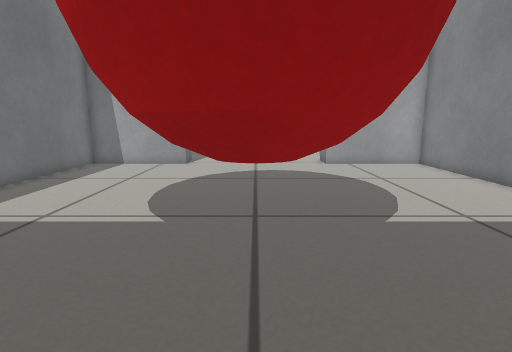
[1] (above)

13 first-person views from a walk through a robot-simulator world made for Gazebo. The camera is 0.44 m above the floor, tilts 10° down and sees 80° across. The floor is counted in squares, 0.2 m on a side. Each view is taken from the middle of a square. On the plan, view 1 faces up. The plan holds only what a view shows up to about 18 squares ahead; the rest is blank. Robots are left out.

[2]
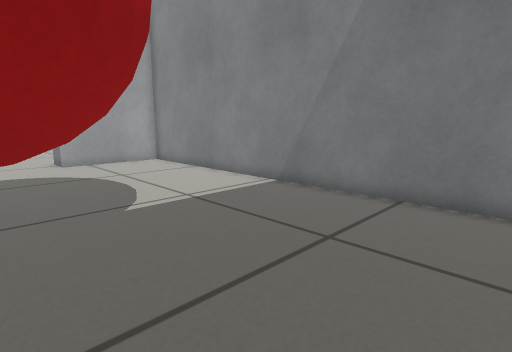

[3]
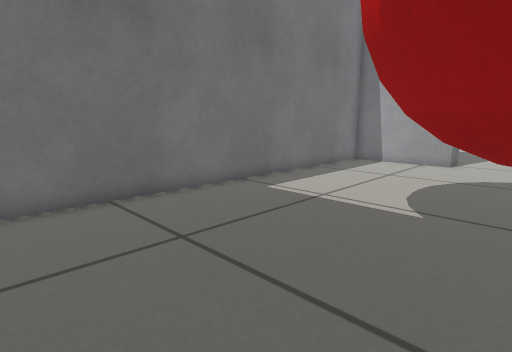

[4]
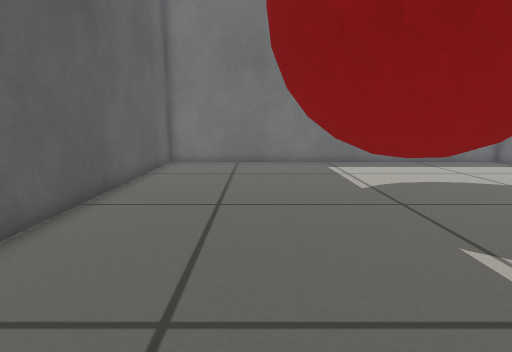

[5]
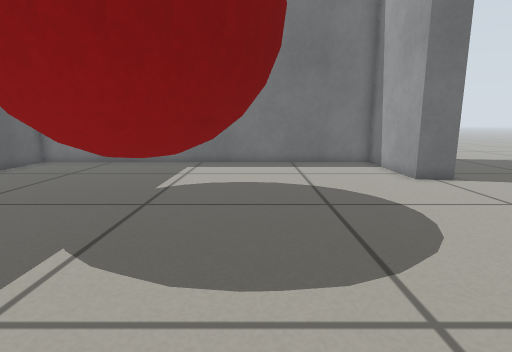

[6]
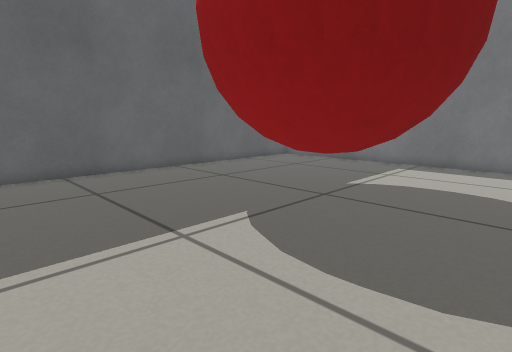

[7]
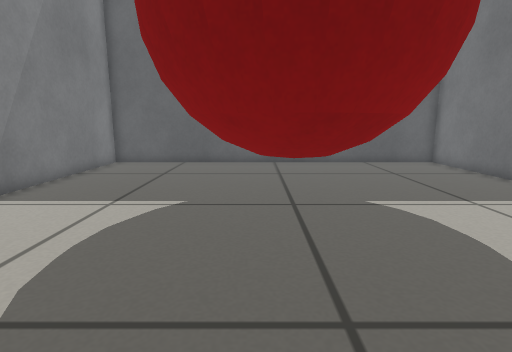

[8]
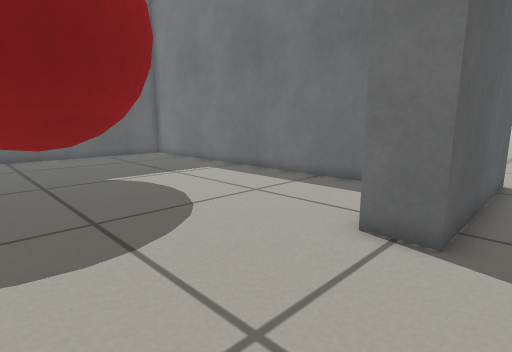

[9]
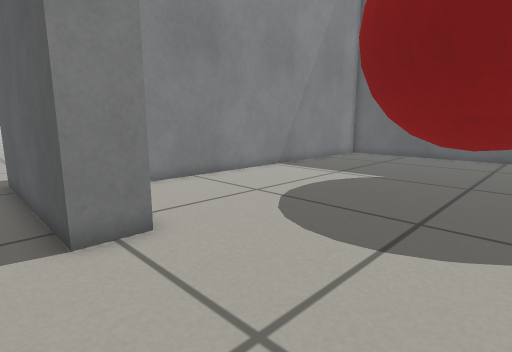

[10]
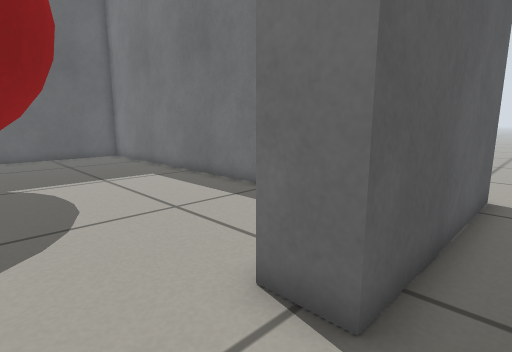

[11]
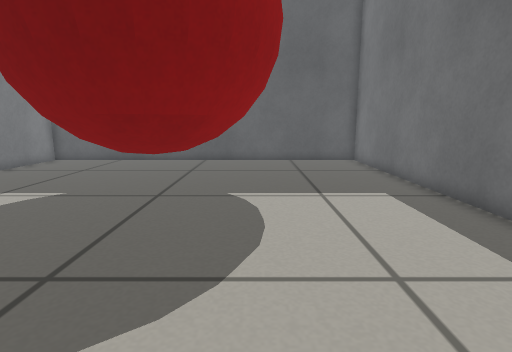

[12]
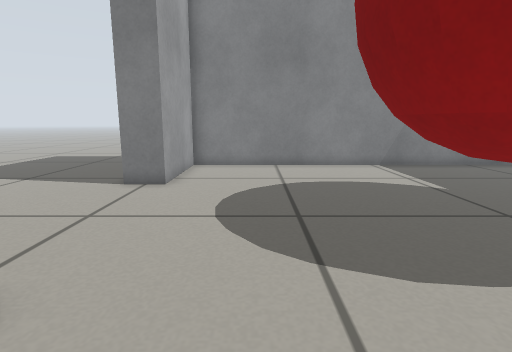

[13]
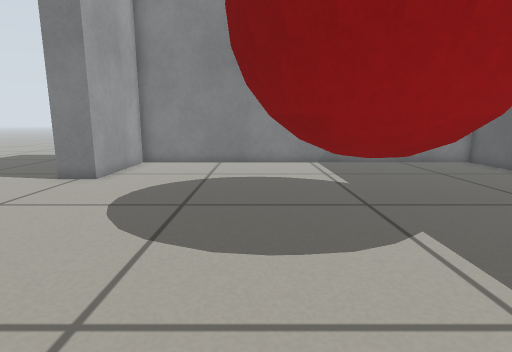

### Floor plan
Key: @ floor where view 1 was taken; # wall or solid block; . floor; B red ball.
Columns run from 11 left of view 1 to 11 right of it. Each row starts with its distance up from view 1.
 19    ................
 18 ########.......########
 17   ######.......######
 16   ######.......######
 15   #.................#
 14   #.................#
 13   #.................#
 12   #.................#
 11   #.................#
 10   #.......BBB.......#
  9   #......BBBBB......#
  8   #.....BBBBBBB.....#
  7   #.....BBB BBB.....#
  6   #.....BBBBBBB.....#
  5   #......BBBBB......#
  4   #.......BBB.......#
  3   #.................#
  2   #.................#
  1   #.................#
  0   #........@........#
 -1   #.................#
 -2   ###################

Where each view was taken, in squares from view 1:
view 1: 0 up, 0 right, facing up
view 2: 1 down, 0 right, facing up-right
view 3: 1 down, 0 right, facing up-left
view 4: 3 up, 8 right, facing left
view 5: 10 up, 8 right, facing left
view 6: 12 up, 8 right, facing down-left
view 7: 15 up, 1 right, facing down
view 8: 19 up, 2 right, facing down-left
view 9: 19 up, 2 left, facing down-right
view 10: 19 up, 1 left, facing down-left
view 11: 16 up, 3 left, facing down
view 12: 13 up, 7 left, facing right
view 13: 10 up, 8 left, facing right
